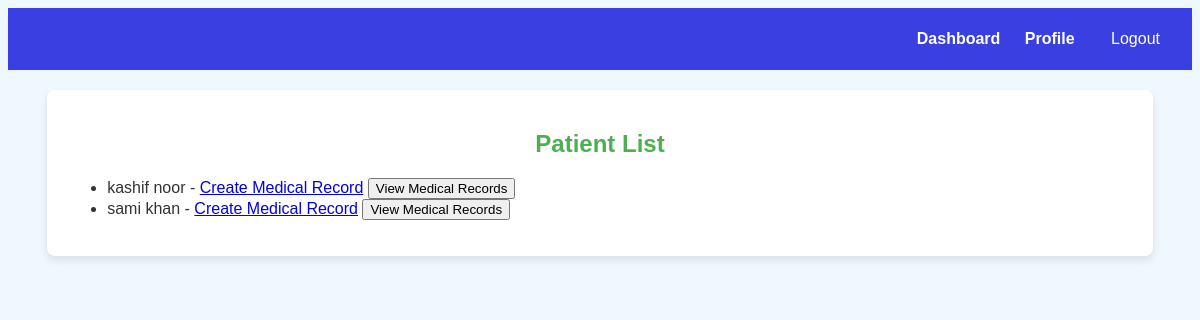
/medical/patients/ (signed in), run on the app's committed database.
### user/models.py (models this page shows, shortened)
class User(AbstractUser):
    CNIC_no = models.CharField(max_length=15, unique=True)
    contact_number = models.CharField(max_length=15)
    address = models.CharField(max_length=255)
    gender = models.CharField(max_length=10, choices=[('M', 'Male'), ('F', 'Female')])
    profile_pic = models.ImageField(upload_to='images/profile_pics/', blank=True, null=True)

class Patient(User):
    date_of_birth = models.DateField()
    blood_group = models.CharField(max_length=3)
    marital_status = models.CharField(max_length=10, choices=[('Single', 'Single'), ('Married', 'Married')])
    emergency_contact = models.CharField(max_length=15)
    class Meta:
        verbose_name = 'Patient'

class User(AbstractUser):
    CNIC_no = models.CharField(max_length=15, unique=True)
    contact_number = models.CharField(max_length=15)
    address = models.CharField(max_length=255)
    gender = models.CharField(max_length=10, choices=[('M', 'Male'), ('F', 'Female')])
    profile_pic = models.ImageField(upload_to='images/profile_pics/', blank=True, null=True)

### medical/views.py (the view)
# urls.py: path('patients/', PatientListView.as_view(), name='patient_list'),
class PatientListView(ListView):
    model = Patient
    template_name = 'medical/patient_list.html'
    context_object_name = 'patients'
    def get_queryset(self):
        doctor = self.request.user.doctor
        return Patient.objects.filter(appointment__doctor=doctor).distinct()

### medical/templates/medical/patient_list.html (shortened to what this page needs)
{% extends 'user/base.html' %}
{% block content %}
<h2>Patient List</h2>
<ul>
    {% for patient in patients %}
        <li>
            {{ patient.first_name }}  {{ patient.last_name }} -
            <a href="{% url 'create_medical_record' patient.id %}">Create Medical Record</a>
            <a href="{% url 'medical_record_list' %}">
                <button type="button" class="btn btn-secondary">View Medical Records</button>
            </a>
        </li>
    {% endfor %}
</ul>
{% endblock %}

### user/static/css/style1.css (style rules this page uses)
body { font-family: 'Arial', sans-serif; background-color: #f0f8ff; color: #333; }
h2 { color: #4caf50; text-align: center; }

### data on the page
Patient: first_name "kashif", last_name "noor"
Patient: first_name "sami", last_name "khan"
